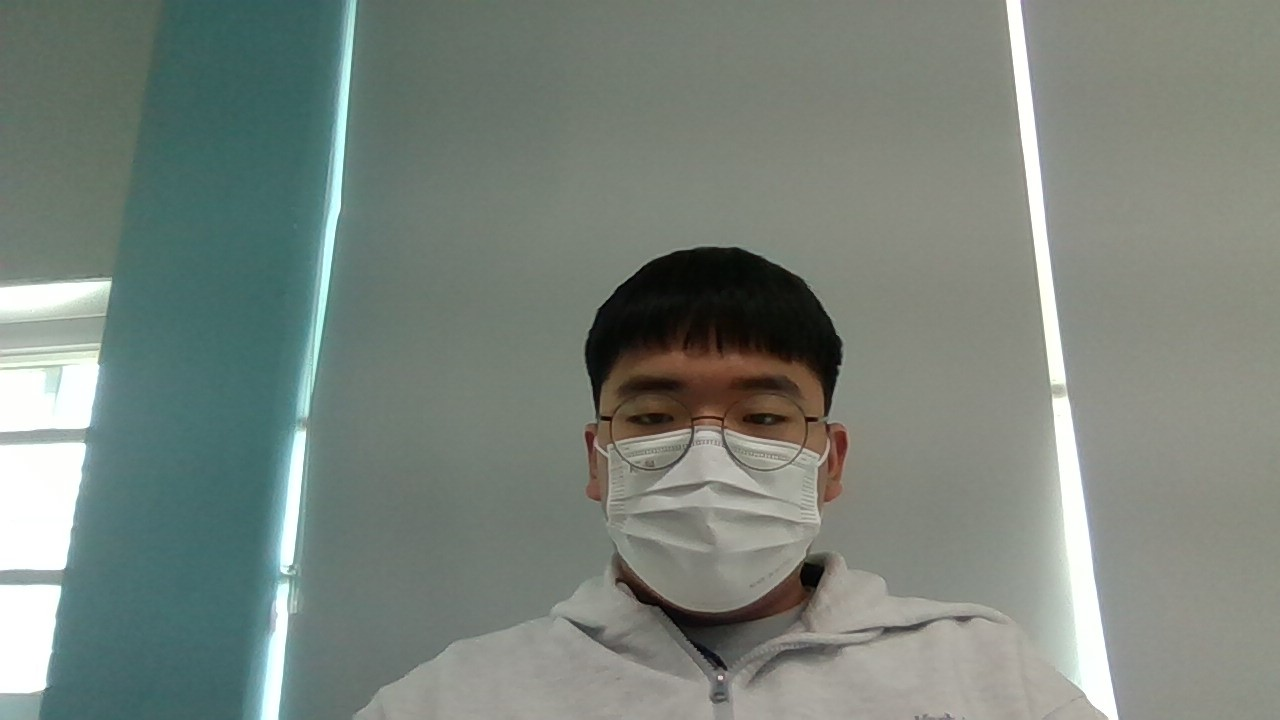
#> input picture img1.jpg, 1280 x 720 px
$ python opencvFace.py
#> lines starting #> are read from the running program, lines starting #| are printed output that depends on the picture
import cv2

img1 = cv2.imread('img1.jpg', cv2.IMREAD_GRAYSCALE)
#> img1: shape (720, 1280); min 0, max 255, mean 127.4
img2 = cv2.imread('img2.jpg', cv2.IMREAD_GRAYSCALE)
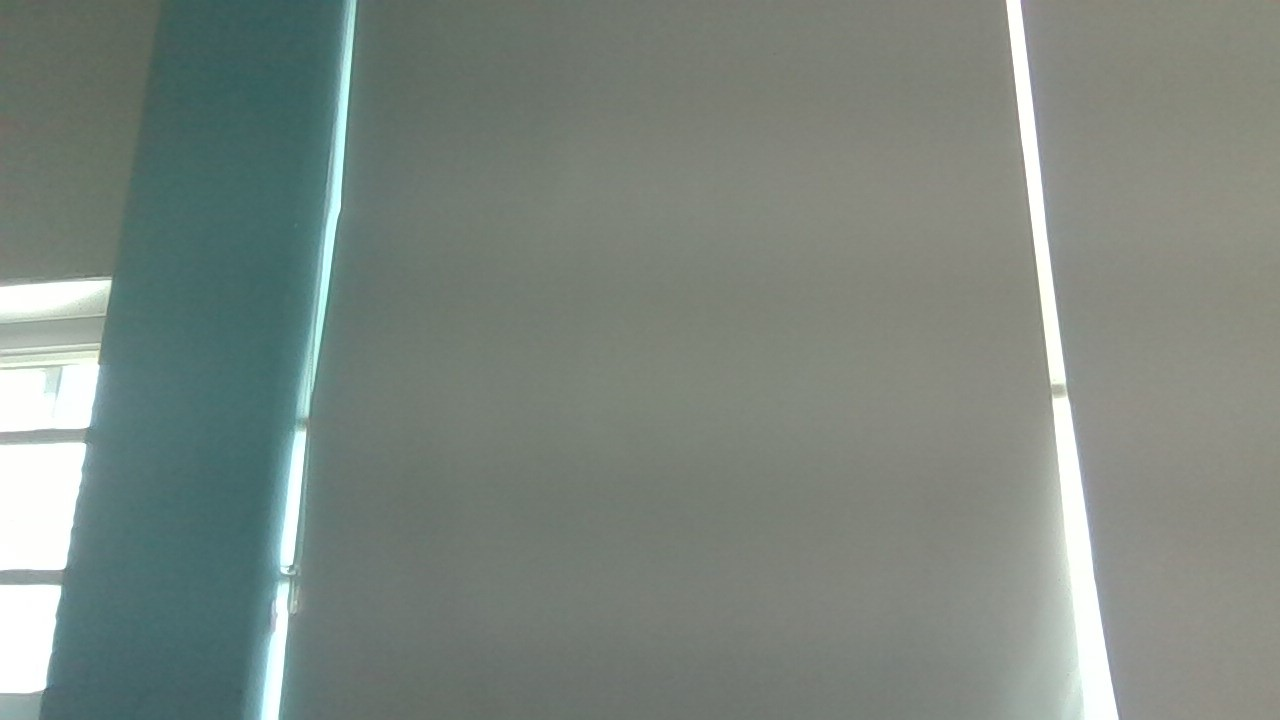
#> input picture img2.jpg, 1280 x 720 px
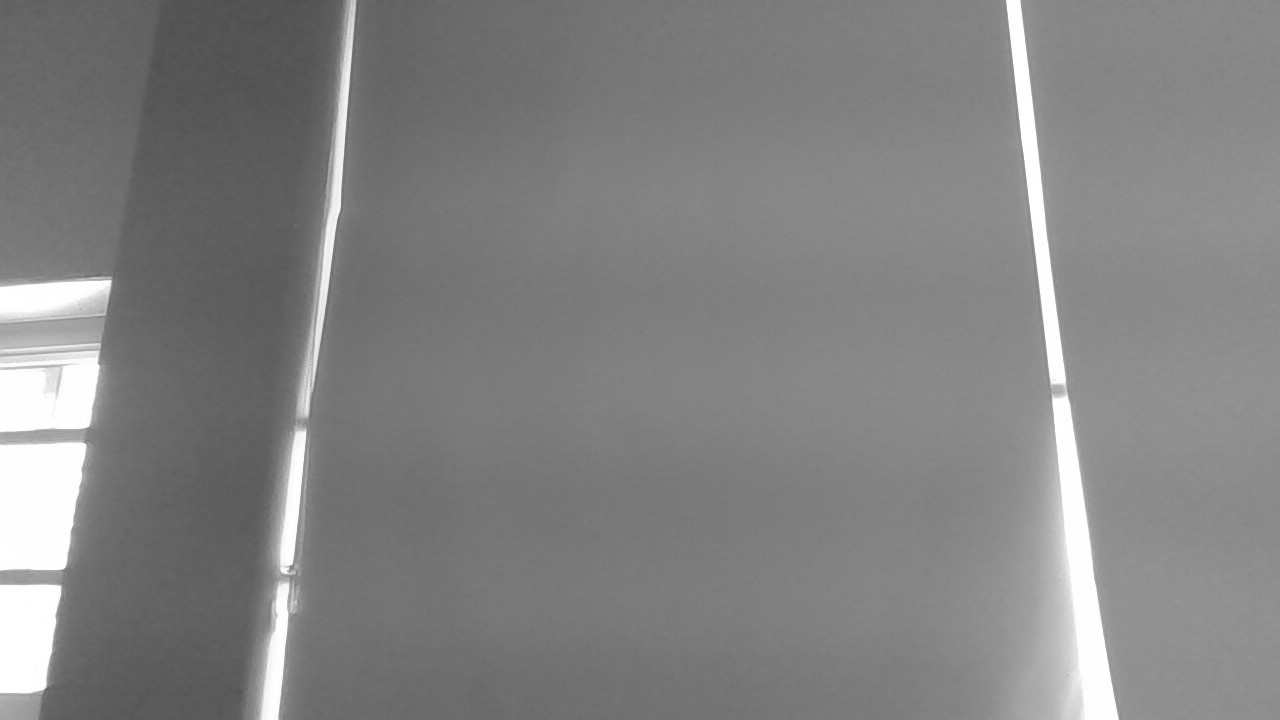
#> img2: shape (720, 1280); min 79, max 255, mean 130.3
img3 = cv2.absdiff(img1, img2)
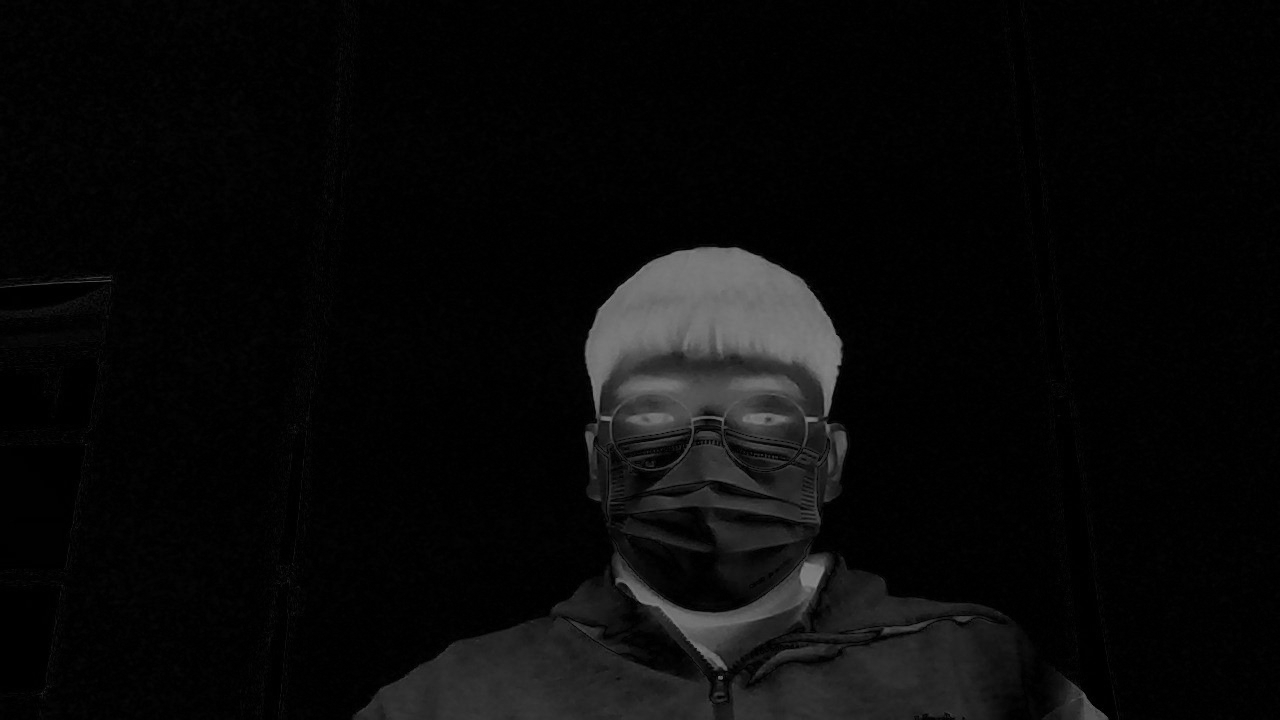
#> img3: shape (720, 1280); min 0, max 131, mean 9.2
ret, thresh2 = cv2.threshold(img3, 127, 255, cv2.THRESH_TOZERO_INV)
img5 = cv2.bitwise_not(thresh2)
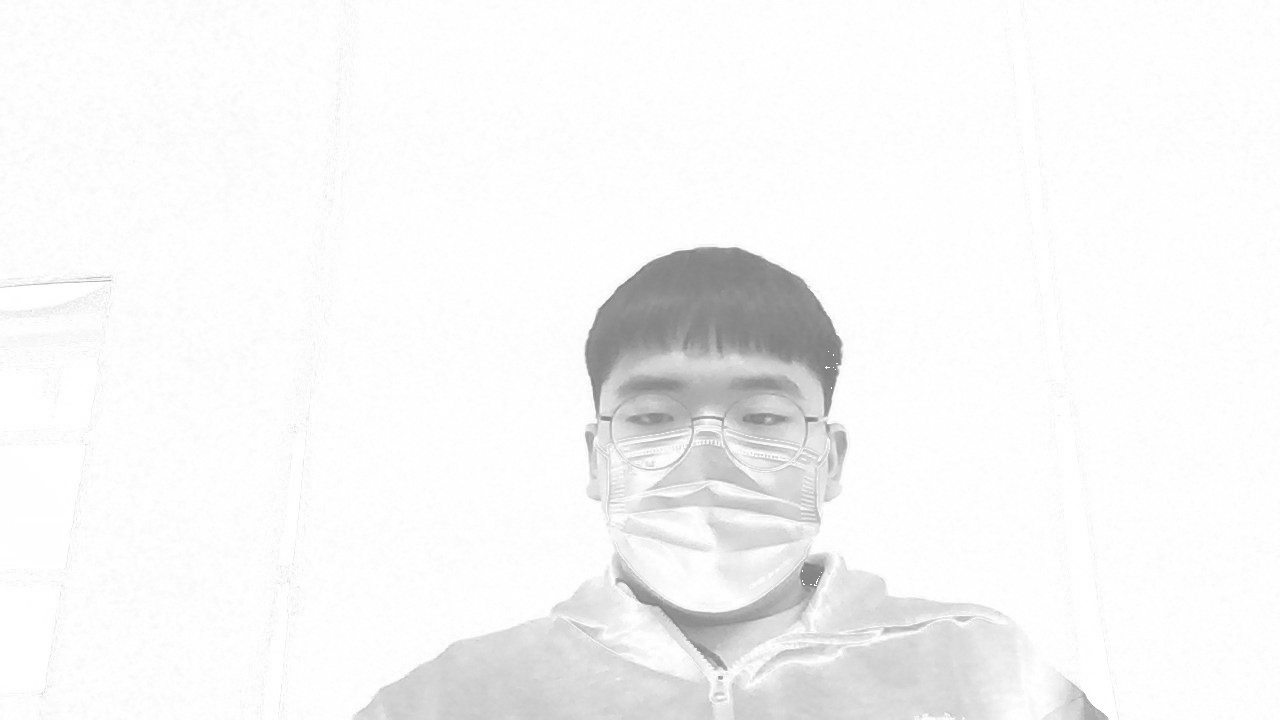
#> img5: shape (720, 1280); min 128, max 255, mean 245.8
cv2.imshow("image",img5)
cv2.waitKey(0)
cv2.destroyAllWindows()
